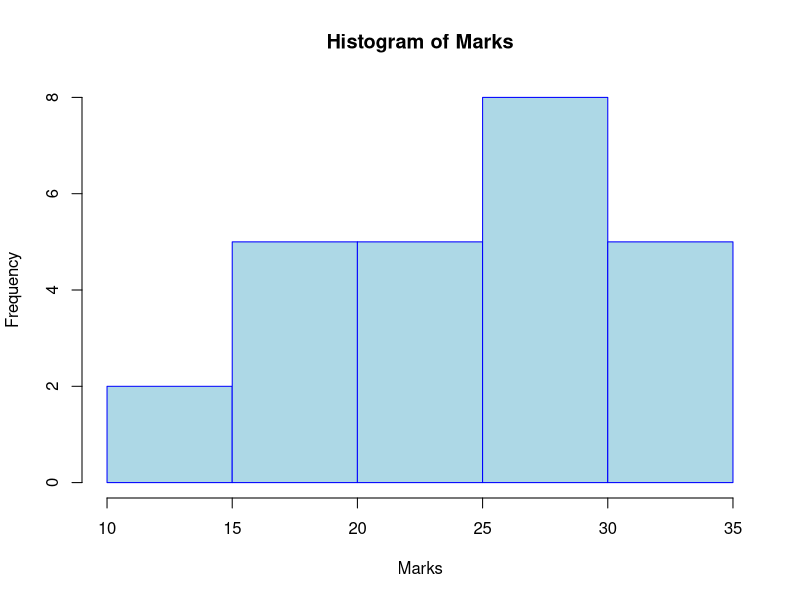
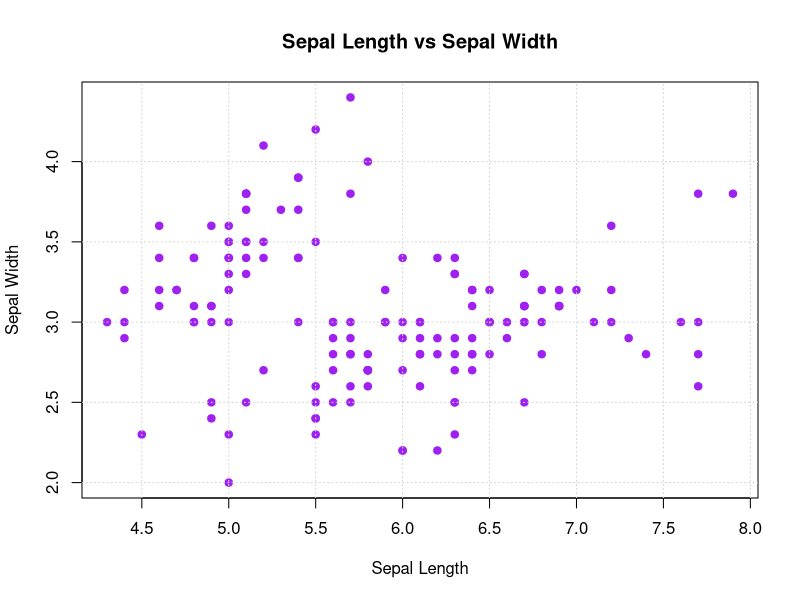

The R script that drew these images, in order:
marks <- c(14,18,20,22,25,30,28,26,24,23,21,19,17,16,15,27,29,31,33,35,34,32,30,28,26)
hist(marks, 
main = "Histogram of Marks", 
xlab = "Marks", 
ylab = "Frequency", 
col = "lightblue", 
border = "blue")

data(iris) 
cat("Structure of dataset:\n") 
str(iris) 
cat("\nSummary statistics:\n") 
summary(iris) 
cat("\nColumn names:\n") 
colnames(iris)  
cat("\nUnique species:\n") 
unique(iris$Species)
plot(iris$Sepal.Length, iris$Sepal.Width, 
main = "Sepal Length vs Sepal Width", 
xlab = "Sepal Length", 
ylab = "Sepal Width", 
col = "purple", 
pch = 19) 
grid()
